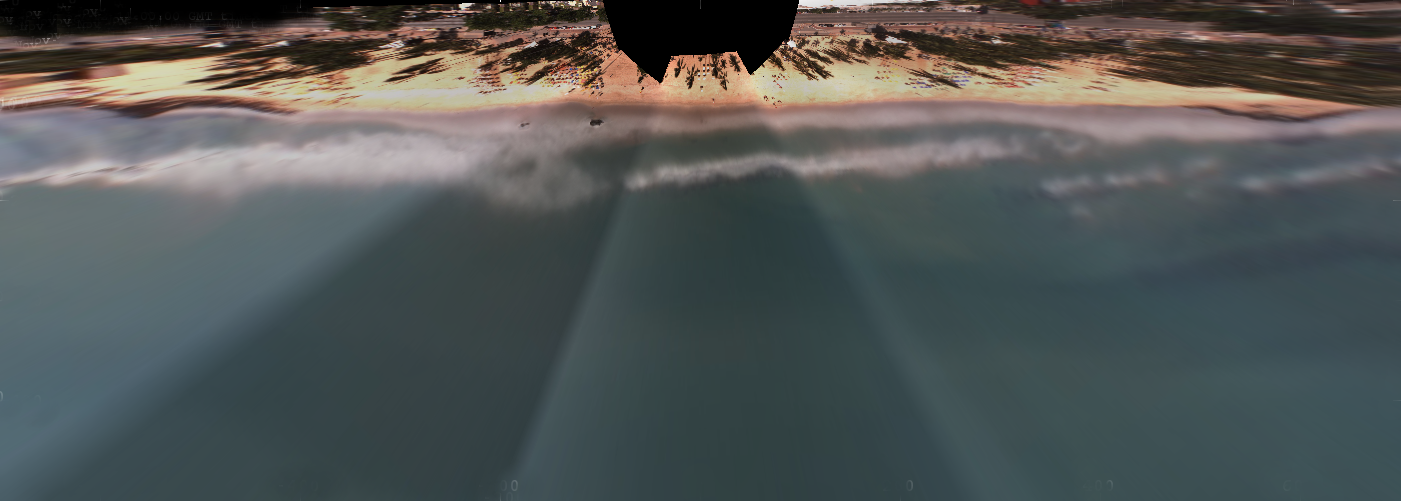
#> input picture Imagens/Q10/Merge_Timex_BoaViagem.bmp, 1401 x 501 px
$ python q10.py
#> lines starting #> are read from the running program, lines starting #| are printed output that depends on the picture; after the words box and inside, x2 and y2 are one past the last pixel; in counts of white or black regions, pixels touching at a corner belong together
### utils.py
import numpy as np
import cv2
import matplotlib.pyplot as plt

# Load some images
def read_images(paths: list[str]) -> list[np.ndarray]:
    return [cv2.imread(path) for path in paths]

# Save a image
def save_image(image: np.ndarray, path: str) -> None:
    cv2.imwrite(path, image)

# Check if some image is in grey scale
# [9 lines left out: function is_grey_scale, not called in this run]

# Assert the images are in grey scale
def assert_images_grey_scale(images: list[np.ndarray]) -> None:
    for image in images:
        assert is_grey_scale(image)


# Applies two_peak algorithm to find cut point on image
def two_peaks(doc: np.ndarray) -> int:
    histogram, bins = np.histogram(doc.ravel(), 256, [0, 256])
    peak_1 = np.argmax(histogram)

    diffs = np.arange(256).astype("float64")

    for k, h_k in enumerate(histogram):
        diffs[k] = ((k - peak_1) ** 2) * h_k

    peak_2 = np.argmax(diffs)

    return (peak_1 + peak_2) // 2


# Show one image on the screen
def show_image(image: np.ndarray) -> None:
    cv2.imshow("QX", image)
    cv2.waitKey(0)

# Show images on the screen
# [11 lines left out: functions show_images, show_images_hist, not called in this run]

### q1.py
import numpy as np
import cv2
import matplotlib.pyplot as plt
from utils import *

# Images
DOC1_BMP_PATH = "./Imagens/Q1/doc1.bmp"
DOC2_BMP_PATH = "./Imagens/Q1/doc2.bmp"
DOC3_BMP_PATH = "./Imagens/Q1/doc3.bmp"


# Binarize image using @p cut_value and threshold
def binarize(image: np.ndarray, cut_value: int) -> np.ndarray:
    image[np.where(image <= cut_value)] = 0
    image[np.where(image > cut_value)] = 255

    return image


# Swaps the ideal cut point @p cut1 with @p doc2 and uses ideal cut @p cut2 in @p doc1
def swap_cut_point(doc1: np.ndarray, doc2: np.ndarray, cut1: int, cut2: int) -> None:
    show_image(binarize(doc1, cut2))
    show_image(binarize(doc2, cut1))


# Gets the cut_point of a image based on the 30 percentile of the histogram distribution
# [46 lines left out: functions my_method_cut_point, main, not called in this run]


# [2 lines that do not run on import are left out]

### q8.py
import numpy as np
import cv2
import matplotlib.pyplot as plt
from scipy.ndimage import median_filter
from utils import *

# Images
BINARY_BMP_PATH = "./Imagens/Q8/Binary_Noise.bmp"
CIRCLES_BMP_PATH = "./Imagens/Q8/Circles_Noise.bmp"


# Just complements some binary image
def complement_image(image: np.ndarray) -> np.ndarray:
    return np.abs(255 - image).astype("uint8")


# Applies a dilatation on a 3d image using some structure element
def dilate(image: np.ndarray, structure_element: np.ndarray) -> np.ndarray:
    width, height = structure_element.shape

    half_w = width // 2
    half_h = height // 2

    final_image = np.zeros(image.shape)
    for i in range(len(image)):
        for j in range(len(image[i])):
            image_height = len(image)
            image_width = len(image[0])

            is_active = 0

            for h in range(height):
                for w in range(width):
                    height_bound = i + h - half_h
                    width_bound = j + w - half_w

                    if (
                        height_bound < 0
                        or height_bound >= image_height
                        or width_bound < 0
                        or width_bound >= image_width
                    ):
                        continue

                    if (
                        structure_element[h][w] == image[height_bound][width_bound][0]
                        and structure_element[h][w] == 255
                    ):
                        is_active = 255
                        break

                if is_active:
                    break

            final_image[i][j] = is_active

    return final_image


# Applies a erosion on a 3d matrix using some structure element
# [142 lines left out: functions erosion, remove_circle_noise, remove_binary_noise, main2, main, not called in this run]


# [2 lines that do not run on import are left out]

### q4.py
import numpy as np
import cv2
import matplotlib.pyplot as plt
from utils import *
import scipy.signal as scs


# Image
CAMERAMEN_BMP_PATH = "./Imagens/Q4/cameraman.bmp"

# Filter kernels
BOX_FILTER_KERNEL = np.ones((3, 3)) * (1 / 9)
H1_FILTER_KERNEL = np.ones((1, 3)) * (1 / 3)
H2_FILTER_KERNEL = np.ones((3, 1)) * (1 / 3)


# Applies Correlation between a image and a kernel
def correlate2d(img: np.ndarray, kernel: np.ndarray) -> np.ndarray:
    return scs.correlate2d(img, kernel, mode="same", boundary="symm")


# Applies Discrete convolution between a image and a kernel
def convolve2d(img: np.ndarray, kernel: np.ndarray) -> np.ndarray:
    return scs.convolve2d(img, kernel, mode="full")


# Clips content of image to be inside rbg-8 range
def clip_gray_image(img: np.ndarray) -> np.ndarray:
    return np.clip(img, 0, 255).astype("uint8")


# Applies a Discrete convolution between the H1 filter kernel and the H2 filter kernel
def convolve_h1_h2() -> np.ndarray:
    return convolve2d(H1_FILTER_KERNEL, H2_FILTER_KERNEL)


# [30 lines left out: function main, not called in this run]


# [2 lines that do not run on import are left out]

### q10.py
import numpy as np
import cv2
import matplotlib.pyplot as plt
from utils import *
from q1 import binarize, two_peaks
from q4 import correlate2d, clip_gray_image
from q5 import edge_dection_kernel, SOBEL_FILTER_X_KERNEL, SOBEL_FILTER_Y_KERNEL
from q8 import dilate

# Image
BOAVIAGEM_BMP_PATH = "./Imagens/Q10/Merge_Timex_BoaViagem.bmp"


def main():
    # Read image
    bv_image = read_images([BOAVIAGEM_BMP_PATH])[0]
#> bv_image is the input picture: shape (501, 1401, 3); mean B, G, R 86, 86.9, 82.4

    # Get only region of interest
    upper_half_bv_image = bv_image[80 : bv_image.shape[0] // 2, :]
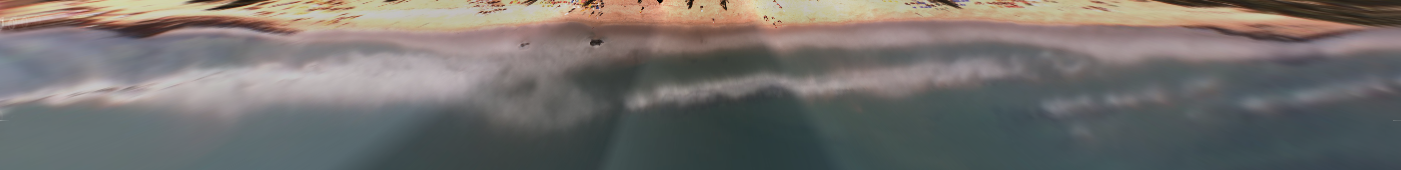
#> upper_half_bv_image: shape (170, 1401, 3); mean B, G, R 109, 111.8, 115
    show_image(upper_half_bv_image)

    # Convert to LAB representation and get only channel with yellow and blue
    blue_yellow = cv2.cvtColor(upper_half_bv_image, cv2.COLOR_BGR2LAB)[:, :, 2]
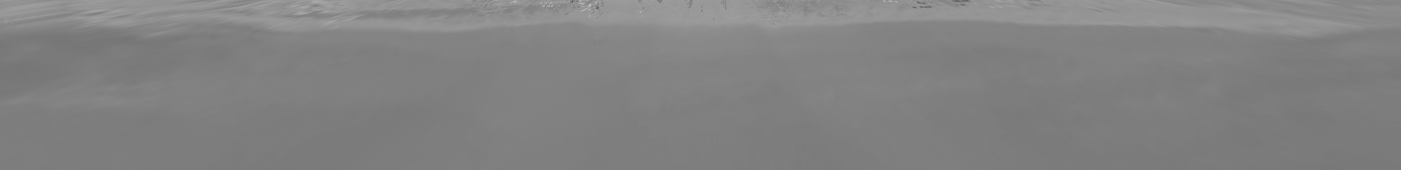
#> blue_yellow: shape (170, 1401); min 93, max 189, mean 130

    # Apply binarization
    binary_bv_image = binarize(blue_yellow, two_peaks(blue_yellow))
#> in two_peaks, `histogram, bins = np.histogram(doc.ravel(), 256, [0, 256])`: histogram = 256 values, max 24967 at index 125, min 0 at index 0, mean 930.4; bins = 257 values from 0 to 256
#> in two_peaks, `peak_1 = np.argmax(histogram)`: peak_1 = 125
#> after the loop in two_peaks, `for k, h_k in enumerate(histogram):`: diffs = 256 values, max 2065625 at index 150, min 0 at index 0, mean 81005.6
#> in two_peaks, `peak_2 = np.argmax(diffs)`: peak_2 = 150
#> in binarize, `image[np.where(image <= cut_value)] = 0`:
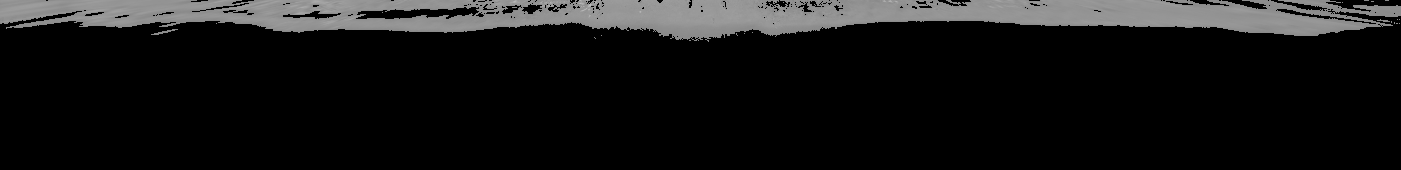
#> image: shape (170, 1401); min 0, max 189, mean 21.6
#> in binarize, `image[np.where(image > cut_value)] = 255`:
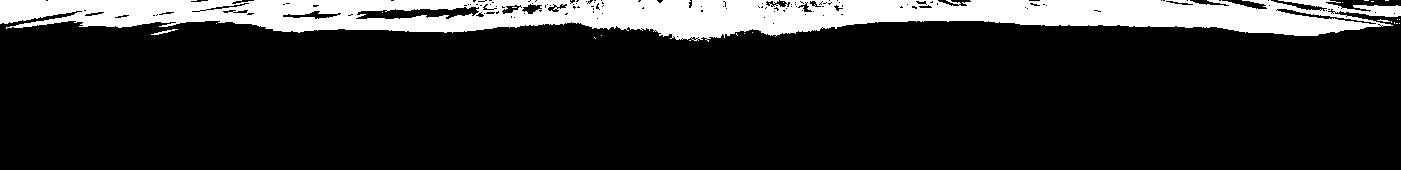
#> image: shape (170, 1401); 14.7% white; 24 white regions (22 under 20 px), largest, box (x1, y1, x2, y2) and area: (0, 0, 1401, 42) 35018, (151, 29, 178, 35) 50

    show_image(binary_bv_image)

    # Merge image on grey scale just to work with my dilate algorithm
    binary_bv_image = np.dstack((binary_bv_image, binary_bv_image, binary_bv_image))

    # Applies some dilatation to fill the gaps
    for i in range(7):
        binary_bv_image = clip_gray_image(
            dilate(
                binary_bv_image,
                np.array(
                    [
                        [1, 1, 1, 1, 1],
                        [1, 1, 1, 1, 1],
                        [1, 1, 1, 1, 1],
                        [1, 1, 1, 1, 1],
                        [1, 1, 1, 1, 1],
                    ],
                    dtype="uint8",
                )
                * 255,
            )
        )
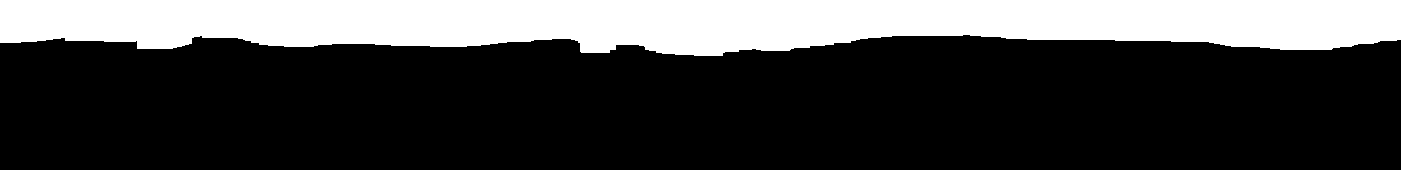
#> binary_bv_image: shape (170, 1401, 3); 25.9% white; 1 white region, box (x1, y1, x2, y2) and area: (0, 0, 1401, 56) 61709

    show_image(binary_bv_image)

    # Convert the image to grey to only work with one matrix again
    binary_bv_image = cv2.cvtColor(binary_bv_image, cv2.COLOR_BGR2GRAY)

    # Applies correlation with the edge dection kernel and finds the ocean line
    sobel_x = correlate2d(binary_bv_image, SOBEL_FILTER_X_KERNEL)
    sobel_y = correlate2d(binary_bv_image, SOBEL_FILTER_Y_KERNEL)
#> in correlate2d (call 2), `return scs.correlate2d(img, kernel, mode="same", boundary="symm")`:
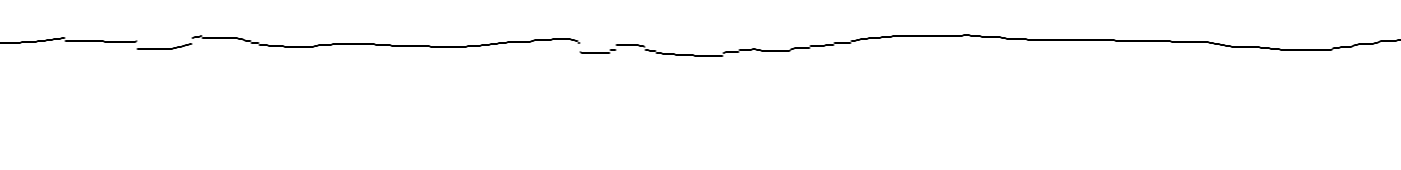
#> returned value: shape (170, 1401) int64; min -1020, max 0, mean -12; drawn with min black and max white

    sobel = clip_gray_image(np.abs(sobel_x) + np.abs(sobel_y))
#> in clip_gray_image (call 8), `return np.clip(img, 0, 255).astype("uint8")`:
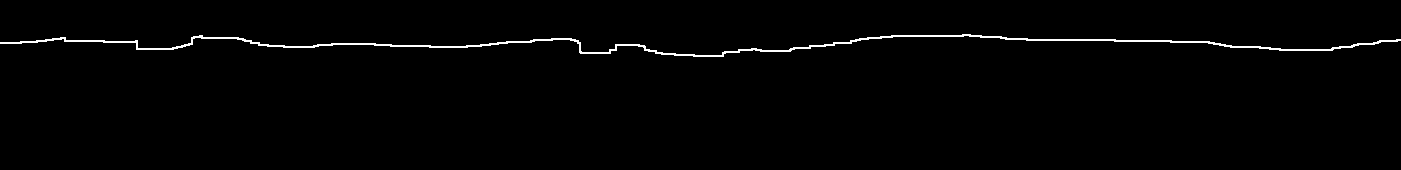
#> returned value: shape (170, 1401); 1.3% white in thin lines or dots, all inside (x1, y1, x2, y2) = (0, 34, 1401, 57)

    show_image(sobel)


if __name__ == "__main__":
    main()
